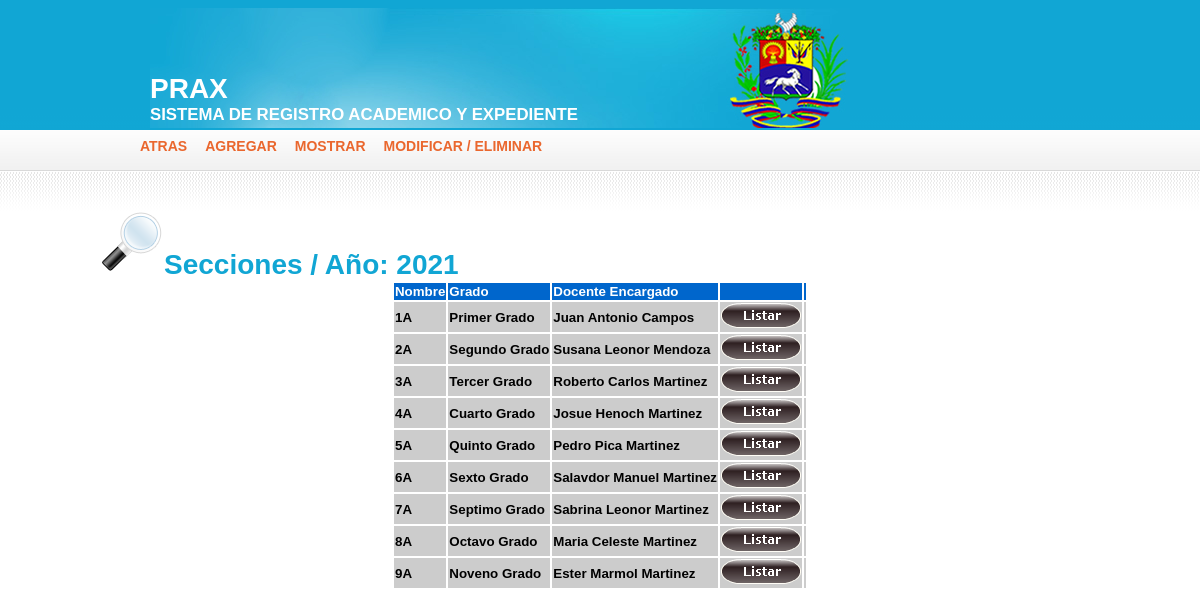
The page /Consultas/ConalumnoSeccion.php on the database its author committed.
### tables this page shows
CREATE TABLE `seccion` (
  `CodigoSeccion` int(5) NOT NULL auto_increment,
  `Nombre` char(5) NOT NULL,
  `Grado_codigo` int(5) NOT NULL,
  `Docente_codigoDocente` int(5) NOT NULL,
  PRIMARY KEY  (`CodigoSeccion`),
  KEY `Grado_codigo` (`Grado_codigo`),
  KEY `Docente_codigoDocente` (`Docente_codigoDocente`)
);

CREATE TABLE `grado` (
  `CodigoGrado` int(5) NOT NULL auto_increment,
  `Nombre` char(20) NOT NULL,
  `Nivel_codigoNivel` int(5) NOT NULL,
  PRIMARY KEY  (`CodigoGrado`),
  KEY `Nivel_codigoNivel` (`Nivel_codigoNivel`)
);

### Consultas/ConalumnoSeccion.php (the view, shortened to what this page needs)
<?
  $Fecha=getdate();
  $Anio=$Fecha["year"];
?>
<!DOCTYPE html PUBLIC "-//W3C//DTD XHTML 1.0 Strict//EN" "http://www.w3.org/TR/xhtml1/DTD/xhtml1-strict.dtd">
<html xmlns="http://www.w3.org/1999/xhtml">
<head>
<link href="../CSS/estilo2.css" rel="stylesheet" type="text/css" />
</head>
<body>
<div id="header">
    <div id="logo">
        <h1><a href="#">PRAX</a></h1>
        <h2><a href="#">sistema de registro academico y expediente</a></h2>
  </div>
</div>
<div id="menu">
    <ul>
      <li class="first"><a href="../Vista/FrmAlumno2.php" title="">Atras</a></li>
        <li><a href="../Vista/FrmAlumno2.php" title="">agregar</a></li>
        <li><a href="ConalumnoSeccion.php" title="">Mostrar</a></li>
        <li><a href="../Modificacion/Conalumno.php" title="">Modificar  /  eliminar</a></li>
    </ul>
</div>
<div id="content">
  <h1 align="center">&nbsp;</h1>
  <h1 align="left"><img src="../CSS/ico/Search.png" alt="" width="64" height="64" />Secciones / Año: <?php echo("$Anio");?></h1>
  <div align="center">
<?
    include_once("../Modelo/C_seccion.php");
    $a=new seccion();
    $consulta= $a->mostrar_seccion();
      $nfilas = mysql_num_rows ($consulta);
      if ($nfilas > 0)
      {
         echo ("<TABLE>\n");
         echo ("<TR>\n");
         echo ("<TH>Nombre</TH>\n");
         echo ("<TH>Grado</TH>\n");
         echo ("<TH>Docente Encargado</TH>\n");
         echo ("<TH></TH>\n");
         echo ("<TH></TH>\n");
         echo ("</TR>\n");
         for ($i=0; $i<$nfilas; $i++)
         {
            $resultado = mysql_fetch_array ($consulta);
            echo ("<TR>\n");
            echo ("<TD>" . $resultado['Nombre'] . "</TD>\n");
            echo ("<TD>" . $resultado['usNombre'] . "</TD>\n");
            echo ("<TD>" . $resultado['uNombre'] . " " . $resultado['uApellido1'] . " " . $resultado['uApellido2'] . "</TD>\n");
            $codigo= $resultado['CodigoSeccion'];
            $nombre= $resultado['Nombre'];
            $grado=  $resultado['usNombre'];
            btn($codigo,$nombre,$grado);
         }
         echo ("</TABLE>\n");
      }
      else
         echo ("No hay Datos disponibles");
?>
  </div>
</div>
<? function btn($cont,$nombre,$grado){ ?>
        <form method="post" name="formu" action="Conalumno2.php">
         <td><INPUT TYPE=IMAGE SRC="../CSS/ico/listar.png"  name="btn[]" value="M<?php echo ("$cont")?>"><td>
         <? } ?>
</body>
</html>

### CSS/estilo2.css (style rules this page uses)
body { background: #FFFFFF url(images/img01.gif) repeat-x; color: #000000; font-family: Arial, Helvetica, sans-serif; font-size: 14px; font-style: normal; font-weight: bolder; font-variant: normal; }
TH { font-size: 10pt; font-weight: bold; color: white; background: #0066CC; text-align: left; }
TD { font-size: 10pt; background: #CCCCCC; }
h1, h2, h3 { margin: 0; color: #11A6D4; }
h2 { margin-bottom: .5em; font-size: 1.8em; }
p, blockquote, ul, ol { margin-bottom: 1.5em; line-height: 1.8em; }
ul { margin-left: 2em; list-style: square; }
a { color: #EA672E; }
img { border: none; }
#header { width: 900px; height: 120px; background: url(images/img022.jpg) no-repeat; margin-top: 0; margin-right: auto; margin-bottom: 0; margin-left: auto; }
#logo { float: left; padding: 65px 0 0 0; }
#logo h1 { text-transform: uppercase; font-size: 2em; }
#logo h2 { margin: 0; text-transform: uppercase; font-size: 1.2em; }
#logo a { text-decoration: none; color: #FFFFFF; }
#menu { width: 1000px; height: 30px; margin-top: 0; margin-right: auto; margin-bottom: 0; margin-left: auto; }
#menu ul { margin: 0; list-style: none; line-height: normal; }
#menu li { display: inline; }
#menu a { display: block; float: left; height: 20px; background: url(images/img06.gif) no-repeat; text-transform: uppercase; text-decoration: none; font-weight: bold; padding-top: 10px; padding-right: 10px; padding-bottom: 0; padding-left: 8px; }
#menu .first a { padding-left: 0; background: none; }
#content { width: 1000px; margin-top: 0; margin-right: auto; margin-bottom: 0; margin-left: auto; padding-top: 20px; padding-right: 0; padding-bottom: 20px; padding-left: 0; }

### rows shown on the page
seccion: Nombre "1A", Grado_codigo.Nombre "Primer Grado", Docente_codigoDocente.Nombres "Juan Antonio", Docente_codigoDocente.Apellido1 "Campos"
seccion: Nombre "2A", Grado_codigo.Nombre "Segundo Grado", Docente_codigoDocente.Nombres "Susana Leonor", Docente_codigoDocente.Apellido1 "Mendoza"
seccion: Nombre "3A", Grado_codigo.Nombre "Tercer Grado", Docente_codigoDocente.Nombres "Roberto Carlos", Docente_codigoDocente.Apellido1 "Martinez"
seccion: Nombre "4A", Grado_codigo.Nombre "Cuarto Grado", Docente_codigoDocente.Nombres "Josue Henoch", Docente_codigoDocente.Apellido1 "Martinez"
seccion: Nombre "5A", Grado_codigo.Nombre "Quinto Grado", Docente_codigoDocente.Nombres "Pedro Pica", Docente_codigoDocente.Apellido1 "Martinez"
seccion: Nombre "6A", Grado_codigo.Nombre "Sexto Grado", Docente_codigoDocente.Nombres "Salavdor Manuel", Docente_codigoDocente.Apellido1 "Martinez"
seccion: Nombre "7A", Grado_codigo.Nombre "Septimo Grado", Docente_codigoDocente.Nombres "Sabrina Leonor", Docente_codigoDocente.Apellido1 "Martinez"
seccion: Nombre "8A", Grado_codigo.Nombre "Octavo Grado", Docente_codigoDocente.Nombres "Maria Celeste", Docente_codigoDocente.Apellido1 "Martinez"
seccion: Nombre "9A", Grado_codigo.Nombre "Noveno Grado", Docente_codigoDocente.Nombres "Ester Marmol", Docente_codigoDocente.Apellido1 "Martinez"

### other values the page prints
$Anio "2021"
